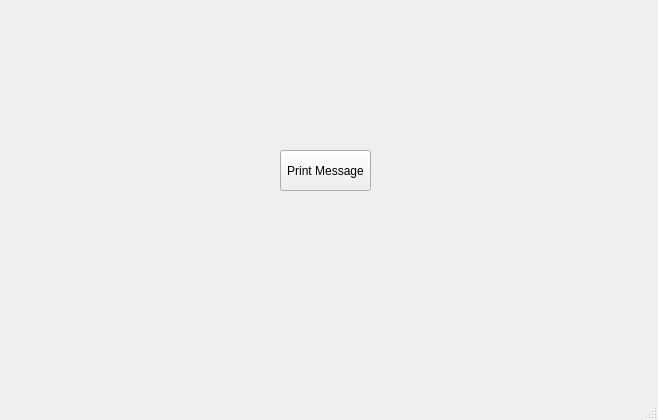
<?xml version="1.0" encoding="UTF-8"?>
<ui version="4.0">
 <class>MainWindow</class>
 <widget class="QMainWindow" name="MainWindow">
  <property name="geometry">
   <rect>
    <x>0</x>
    <y>0</y>
    <width>658</width>
    <height>420</height>
   </rect>
  </property>
  <property name="windowTitle">
   <string>MainWindow</string>
  </property>
  <widget class="QWidget" name="centralwidget">
   <widget class="QPushButton" name="pushButton">
    <property name="geometry">
     <rect>
      <x>280</x>
      <y>150</y>
      <width>91</width>
      <height>41</height>
     </rect>
    </property>
    <property name="text">
     <string>Print Message</string>
    </property>
   </widget>
  </widget>
  <widget class="QMenuBar" name="menubar">
   <property name="geometry">
    <rect>
     <x>0</x>
     <y>0</y>
     <width>658</width>
     <height>21</height>
    </rect>
   </property>
  </widget>
  <widget class="QStatusBar" name="statusbar"/>
 </widget>
 <resources/>
 <connections/>
</ui>
